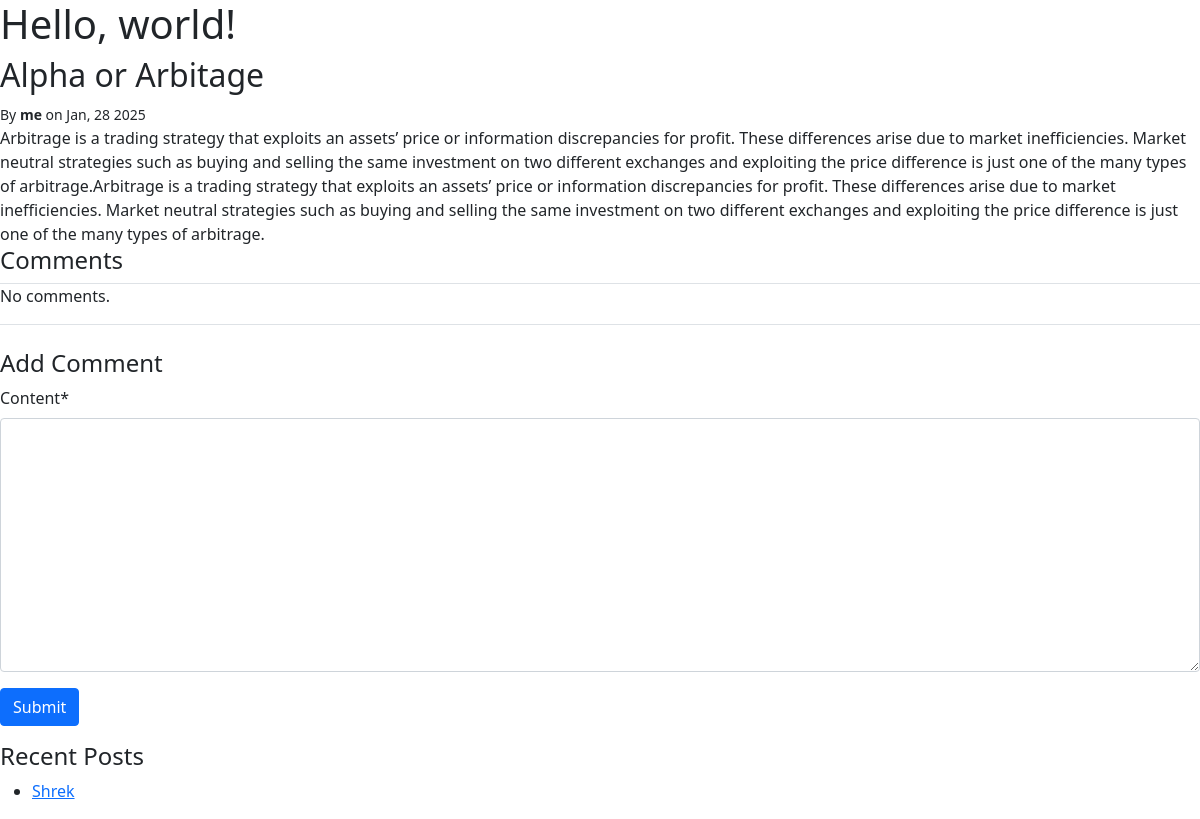
/post/alpha-or-arbitage/ (signed in), run on the app's committed database.
### blog/models.py (models this page shows, shortened)
class Post(models.Model):
    author = models.ForeignKey(settings.AUTH_USER_MODEL, on_delete=models.PROTECT)
    created_at = models.DateTimeField(auto_now_add=True)
    modified_at = models.DateTimeField(auto_now=True)
    published_at = models.DateTimeField(blank=True, null=True)
    title = models.TextField(max_length=100)
    slug = models.SlugField()
    summary = models.TextField(max_length=500)
    content = models.TextField()
    tags = models.ManyToManyField(Tag, related_name="posts")
    comments = GenericRelation(Comment)

### blog/views.py (the view)
# urls.py: path('post/<slug>/', blog.views.post_detail, name="blog-post-detail"),
def post_detail(request, slug):
    post = get_object_or_404(Post, slug=slug)
    if request.user.is_active:
        if request.method == "POST":
            comment_form = CommentForm(request.POST)
            if comment_form.is_valid():
                comment = comment_form.save(commit=False)
                comment.content_object = post
                comment.creator = request.user
                comment.save()
                return redirect(request.path_info)
        else:
            comment_form = CommentForm()
    else:
        comment_form = None
    return render(
        request, "blog/post-detail.html", {"post": post, "comment_form": comment_form}
    )

### blog/forms.py
class CommentForm(forms.ModelForm):
    class Meta:
        model = Comment
        fields = ["content"]
    def __init__(self, *args, **kwargs):
        super(CommentForm, self).__init__(*args, **kwargs)
        self.helper = FormHelper()
        self.helper.add_input(Submit("submit", "Submit"))

### blog/templatetags/blog_extras.py (called while the page is built, shortened)
@register.filter
def author_details(author, current_user=None):
    if not isinstance(author, user_model):  # to check if we are working with an User
        return ""
    if author == current_user:
        return format_html("<strong>me</strong>")

@register.simple_tag
def row(extra_classes=None):
    return format_html('<div class="row {}">', extra_classes)

@register.simple_tag
def endrow():
    return format_html("</div>")

@register.simple_tag
def col(extra_classes=None):
    return format_html('<div class="col {}">', extra_classes)

@register.simple_tag
def endcol():
    return format_html("</div>")

@register.inclusion_tag("blog/post-list.html")
def recent_posts(post):
    posts = Post.objects.exclude(pk=post.pk)[:5]
    return {"title": "Recent Posts", "posts": posts}

### templates/blog/post-detail.html
{% extends "base.html" %} {% load blog_extras %} {% block content %}
<h2>{{ post.title }}</h2>
{% row %}
  <div class="col">{% include "blog/post-byline.html" %}</div>
</div>
{% endrow %}
{% row %}
  <div class="col">{{ post.content|safe }}</div>
{% endrow %}
{% include "blog/post-comments.html" %}
{% row %}
  <div class="col">
    {% recent_posts post %}
  </div>
{% endrow %}
{% endblock %}

### templates/blog/post-byline.html
{% load blog_extras %}
<small>
  By {{ post.author|author_details:request.user }} on {{ post.published_at|date:"M, d Y" }}
</small>

### templates/blog/post-list.html
<h4>{{ title }}</h4>
<ul>
  {% for post in posts %}
      <li><a href="{% url "blog-post-detail" post.slug %}">{{ post.title }}</a></li>
  {% endfor %}
</ul>

### data on the page
Post: title "Alpha or Arbitage", author|author_details "me", published_at "Jan, 28 2025", content "Arbitrage is a trading strategy that exploits an assets’ price or information discrepancies for profit. These differences arise due to market inefficiencies. Market neutral strategies such as buying and selling the same investment on two different exchanges and exploiting the price difference is just one of the many types of arbitrage.Arbitrage is a trading strategy that exploits an assets’ price or information discrepancies for profit. These differences arise due to market inefficiencies. Market neutral strategies such as buying and selling the same investment on two different exchanges and exploiting the price difference is just one of the many types of arbitrage."
Post: title "Shrek"

### other printed values
{{ title }} "Recent Posts"
